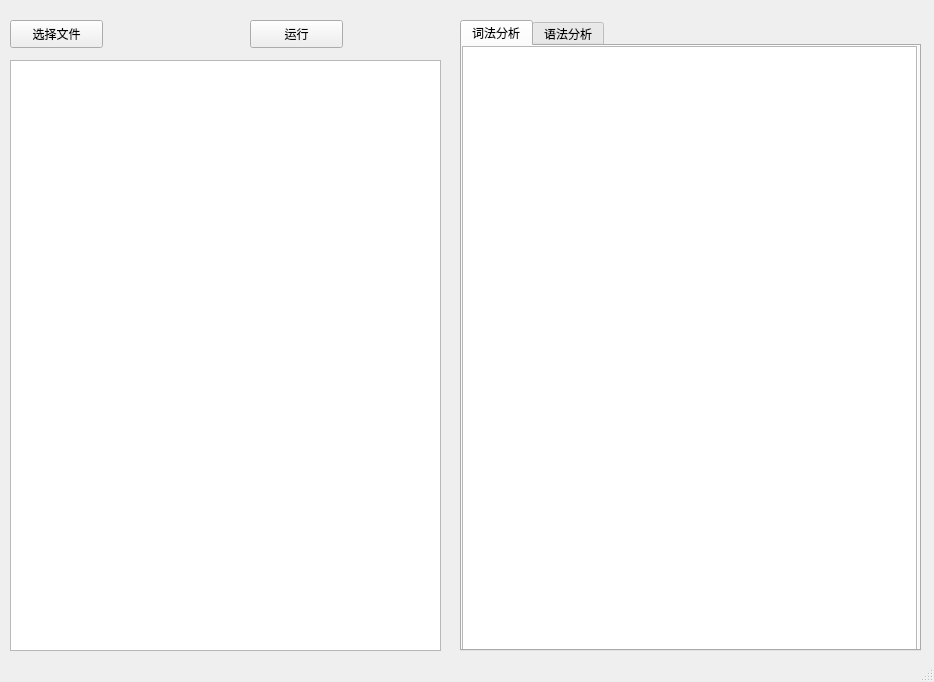
<?xml version="1.0" encoding="UTF-8"?>
<ui version="4.0">
 <class>MainWindow</class>
 <widget class="QMainWindow" name="MainWindow">
  <property name="geometry">
   <rect>
    <x>0</x>
    <y>0</y>
    <width>934</width>
    <height>682</height>
   </rect>
  </property>
  <property name="windowTitle">
   <string>MainWindow</string>
  </property>
  <property name="styleSheet">
   <string notr="true"/>
  </property>
  <property name="unifiedTitleAndToolBarOnMac">
   <bool>false</bool>
  </property>
  <widget class="QWidget" name="centralwidget">
   <widget class="QTabWidget" name="tabWidget">
    <property name="geometry">
     <rect>
      <x>460</x>
      <y>20</y>
      <width>461</width>
      <height>631</height>
     </rect>
    </property>
    <property name="contextMenuPolicy">
     <enum>Qt::ActionsContextMenu</enum>
    </property>
    <property name="autoFillBackground">
     <bool>false</bool>
    </property>
    <property name="currentIndex">
     <number>0</number>
    </property>
    <widget class="QWidget" name="tab">
     <attribute name="title">
      <string>词法分析</string>
     </attribute>
     <widget class="QTextBrowser" name="textBrowser_2">
      <property name="geometry">
       <rect>
        <x>0</x>
        <y>0</y>
        <width>455</width>
        <height>605</height>
       </rect>
      </property>
      <property name="tabStopWidth">
       <number>80</number>
      </property>
     </widget>
    </widget>
    <widget class="QWidget" name="tab_2">
     <attribute name="title">
      <string>语法分析</string>
     </attribute>
     <widget class="QTextBrowser" name="textBrowser">
      <property name="geometry">
       <rect>
        <x>0</x>
        <y>0</y>
        <width>455</width>
        <height>605</height>
       </rect>
      </property>
      <property name="styleSheet">
       <string notr="true"/>
      </property>
     </widget>
    </widget>
   </widget>
   <widget class="QTextEdit" name="textEdit">
    <property name="geometry">
     <rect>
      <x>10</x>
      <y>60</y>
      <width>431</width>
      <height>591</height>
     </rect>
    </property>
    <property name="styleSheet">
     <string notr="true"/>
    </property>
   </widget>
   <widget class="QPushButton" name="pushButton_2">
    <property name="geometry">
     <rect>
      <x>10</x>
      <y>20</y>
      <width>93</width>
      <height>28</height>
     </rect>
    </property>
    <property name="text">
     <string>选择文件</string>
    </property>
   </widget>
   <widget class="QPushButton" name="pushButton">
    <property name="geometry">
     <rect>
      <x>250</x>
      <y>20</y>
      <width>93</width>
      <height>28</height>
     </rect>
    </property>
    <property name="text">
     <string>运行</string>
    </property>
   </widget>
  </widget>
  <widget class="QStatusBar" name="statusbar"/>
 </widget>
 <resources/>
 <connections/>
</ui>
